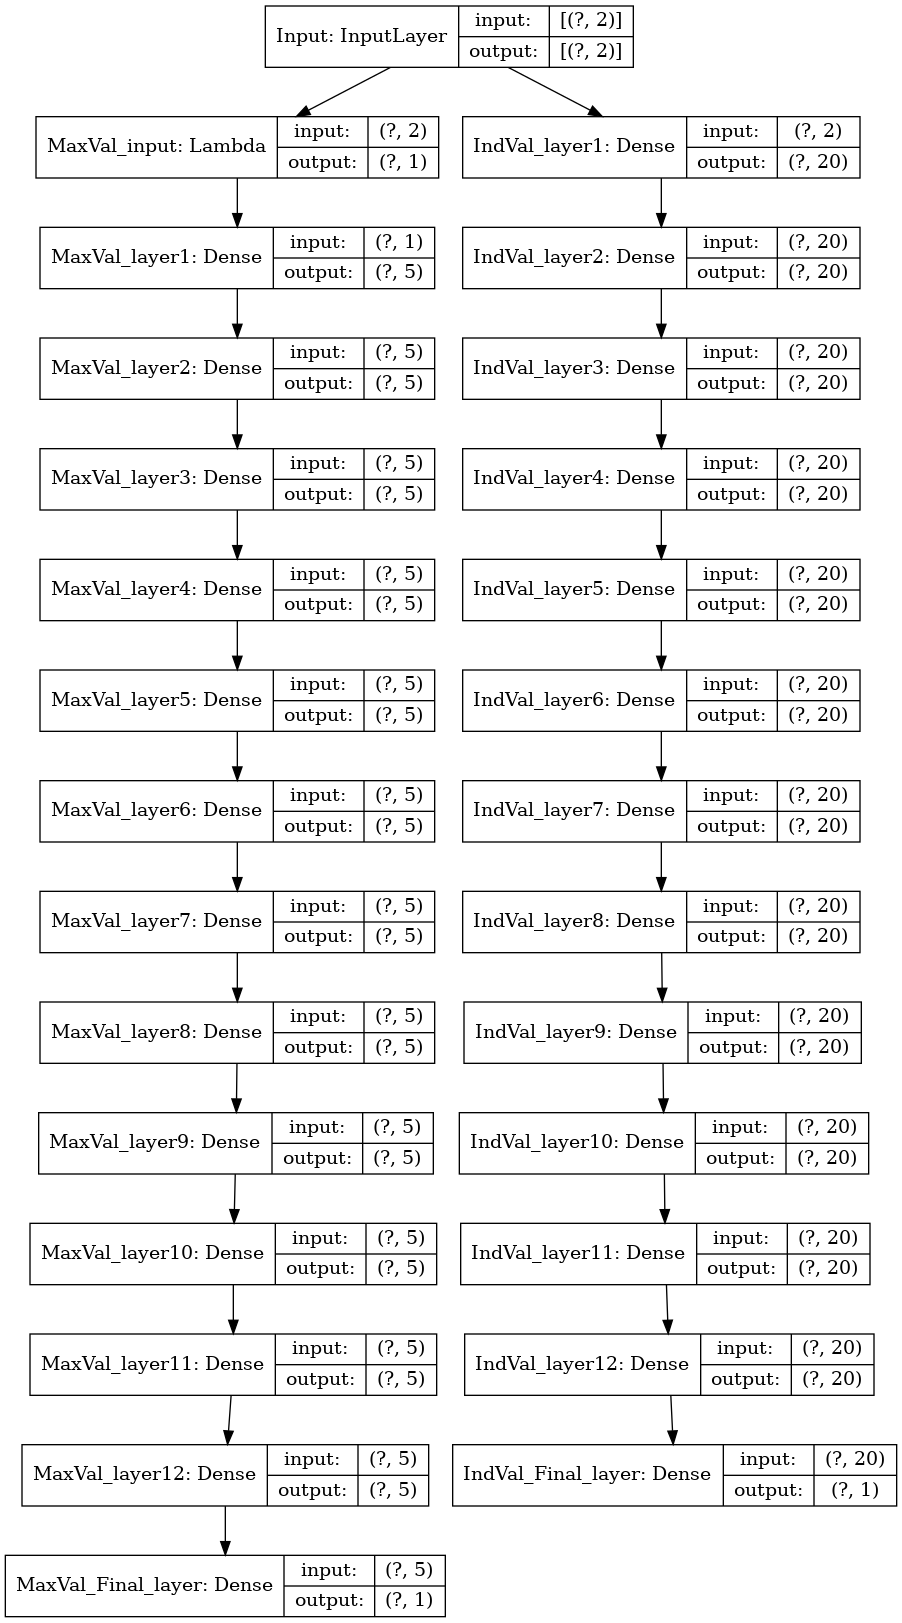

Write Python code to recreate this figure.
# Importing required libraries

import pandas as pd
import numpy as np
import tensorflow as tf
import tensorflow.keras as keras
import tensorflow.keras.backend as K
from tensorflow.keras import Input, Model
from tensorflow.keras.callbacks import Callback
from tensorflow.keras.models import Sequential, load_model
from tensorflow.keras.layers import Dense, Softmax, Multiply, Lambda, Dropout
from tensorflow.keras.callbacks import ModelCheckpoint, EarlyStopping
from sklearn.model_selection import train_test_split
from sklearn.preprocessing import StandardScaler
from sklearn.metrics import mean_squared_error
from math import sqrt
from matplotlib import pyplot as plt
import os
import sys

def make_dir(path): # Function to make adirectory to save files in
    cwd = os.getcwd()
    abs_path = cwd + path
    count = 1



    if not os.path.exists(abs_path):
        try: 
            os.makedirs(abs_path)
            print(abs_path)
        except OSError:return count*0
        else: return count
    else: return -1*count

def get_APE(pred,y_true): # Function to return an array with APE of eaaaah prediction 
    APE = np.zeros(y_true.shape[0])
    for i in range(y_true.shape[0]):
        APE[i] = abs((pred[i] - y_true[i]) / y_true[i])

    return APE

def get_max_APE(APE): # Function to return the maximum APE with index value
    max_APE = np.zeros(2)

    for i in range(40, 160):
        if APE[i] > max_APE[0]:
            max_APE[0] = APE[i]
            max_APE[1] = i
    return max_APE

# Declaring Variables
num_epochs = 2000000


# Filepaths for saving Model and PostProcessed data:
save_post_dir = 'PostProc//SNwithoutMult/OptiStudies/'
save_model_dir = 'SavedModels/SNwithoutMult/OptiStudies/'

# Reading data from .csv file
data_dat = pd.read_csv (r'data.csv')
pred_dat = pd.read_csv (r'test.csv')

# Extracting data into numpy arrays from pandas DataFrames

X = pd.DataFrame(data_dat, columns = ['LD'])
X = X.to_numpy()

X_pred = pd.DataFrame(pred_dat, columns = ['LD'])
X_pred = X_pred.to_numpy()
X_pred_ns = X_pred

y = pd.DataFrame(data_dat, columns = ['Ma'])
y = y.to_numpy()

y_pred = pd.DataFrame(pred_dat, columns = ['Ma'])
y_pred = y_pred.to_numpy()

X_n = pd.DataFrame(data_dat, columns = ['XL'])
X_n = X_n.to_numpy()

X_n_pred = pd.DataFrame(pred_dat, columns = ['XL'])
X_n_pred = X_n_pred.to_numpy()



def get_norm_y(y,c): # Returns normalised valeus of Mach Number and Maximum Mach Number per L/D ratio as two arrays
    num = int(y.shape[0] / c)
    max_val = np.zeros(c*num)
    y_norm = np.zeros([num*c])
    for i in range(num):
        max_val[i*c:(i+1)*c] = max(y[i*c:(i+1)*c])
        for j in range(c):
            y_norm[i*c + j] = y[i*c+j]/max_val[i*c+j]
    return y_norm, max_val
    
y_norm, max_y = get_norm_y(y, 201)
y_pred_norm, max_y_pred = get_norm_y(y_pred, 201)

def get_x(x,c): # Returns Input set for training the Max Mach Numbers
    x_n = np.zeros(x.shape[0])
    
    for i in range(x.shape[0]):
        x_n[i] = x[i]
    
    return x_n

X_max = get_x(X,201)
X_pred_max = get_x(X_pred, 201)

X= np.hstack((X_n,X))
X_pred = np.hstack((X_n_pred,X_pred))

# Create a concatenated output file.
y_comb = np.zeros([y_norm.shape[0],2])
y_comb[:,0]=y_norm
y_comb[:,1]=max_y

y_pred_comb = np.zeros([y_pred_norm.shape[0],2])
y_pred_comb[:,0]=y_pred_norm
y_pred_comb[:,1]=max_y_pred


# Using sklearn to split the data into train and test sets with shuffling ####
X_train, X_test, y_train_comb, y_test_comb = train_test_split(X, y_comb, test_size=0.2, random_state=42, shuffle=True)

#### Creating directory to save outputs ####
val_makedir = make_dir('/' + save_post_dir)
if val_makedir == 1:
    print('Directory has been created')
elif val_makedir == -1:
    print('Directory already exists')
else:
    print('Failed to create directory')
    sys.exit(0)

val_makedir = make_dir('/' + save_model_dir)
if val_makedir == 1:
    print('Directory has been created')
elif val_makedir == -1:
    print('Directory already exists')
else:
    print('Failed to create directory')
    sys.exit(0)


def load_optimizers(): # Function to load all optimizers
    Adadelta = tf.keras.optimizers.Adadelta(learning_rate=0.001,
                                            rho=0.95, epsilon=1e-07)
    RMSprop = tf.keras.optimizers.RMSprop(learning_rate=0.001, rho=0.9)
    Adagrad = tf.keras.optimizers.Adagrad(learning_rate=0.01)
    Adam = tf.keras.optimizers.Adam(learning_rate=0.001, beta_1=0.9, beta_2=0.999, amsgrad=False)
    SGD_NM = tf.keras.optimizers.SGD(learning_rate=0.01, momentum=0.5, nesterov=True)
    SGD = tf.keras.optimizers.SGD(learning_rate=0.01)
    Nadam = tf.keras.optimizers.Nadam(learning_rate=0.002, beta_1=0.9, beta_2=0.999)

    opti_list = [RMSprop, Adadelta, Adagrad, SGD_NM, SGD, Adam, Nadam]
    opti_name_list = ["RMSprop", "Adadelta", "Adagrad", "SGD_NM", "SGD", "Adam", "Nadam"]
    return opti_list, opti_name_list

opti_list, opti_name_list = load_optimizers()
max_MAPE=np.zeros([len(opti_list), int(2*X_pred.shape[0]/201)])
for i in range(len(opti_list)):
    opti = opti_list[i]
    opti_name = opti_name_list[i]

    # Define save directory for individual optimizers
    save_model_path = save_model_dir+'model_'+opti_name

    # Architecture for the Siamese Network
    MaxVal_archi = [5,5,5,5,5,5,5,5,5,5,5,5,1]
    IndVal_archi = [20,20,20,20,20,20,20,20,20,20,20,20,1]

    def get_LD(x): # Function to separate L/D Ratio for the Lambda Layer.
        x_new = x[:,1]
        return x_new[:,np.newaxis]

    # Define a function to build a SN
    def build_model(MaxVal_archi, IndVal_archi):

        Input_layer = Input(shape=[2,], name='Input')
        # Lambda layer to separately use it as only L/D ratio input for a fork in Network.
        MaxVal_input = Lambda(get_LD, name='MaxVal_input', output_shape=(1,))(Input_layer)
    	# Defining the MaxVal fork of SN    
        MaxVal_layer = []
        for i,node in enumerate(MaxVal_archi):
            if i==0: # First layer in MaxVal fork
                MaxVal_layer.append(Dense(node, name='MaxVal_layer%d' %(i+1), activation='relu')(MaxVal_input))
            elif i==len(MaxVal_archi)-1: # Last layer in MaxVal fork. *Activation must be linear*
                MaxVal_layer.append(Dense(node, name='MaxVal_Final_layer', activation='linear')(MaxVal_layer[i-1]))
            else: # For intermediate layers
                MaxVal_layer.append(Dense(node, name='MaxVal_layer%d' %(i+1), activation='relu')(MaxVal_layer[i-1]))
        # Defining the IndVal fork of Neural Network
        IndVal_layer = []
        for i, node in enumerate(IndVal_archi):
            if i==0: # First layer in MaxVal fork
                IndVal_layer.append(Dense(node, name='IndVal_layer%d' %(i+1), activation='relu')(Input_layer))
            elif i==len(IndVal_archi)-1: # Last layer in MaxVal fork. *Activation must be linear*
                IndVal_layer.append(Dense(node, name='IndVal_Final_layer', activation='linear')(IndVal_layer[i-1])) 
            else:# For intermediate layers
                IndVal_layer.append(Dense(node, name='IndVal_layer%d' %(i+1), activation='relu')(IndVal_layer[i-1]))
    	# Multiply both layers to get final output.            
        # Multiplication_layer = Multiply(name='Multiplication_layer')([IndVal_layer[len(IndVal_layer)-1], MaxVal_layer[len(MaxVal_layer)-1]])
        # Building the model with all connections
        model = Model(inputs= [Input_layer], outputs= [IndVal_layer[len(IndVal_layer)-1], MaxVal_layer[len(MaxVal_layer)-1]])
        return model
    # Calling the model
    model = build_model(MaxVal_archi,IndVal_archi)
    # A visual flowchart of the model.
    keras.utils.plot_model(model, "Architecture_SN.png", show_shapes=True)

    # Define early stopping callback
    early_stopping_callback = EarlyStopping(monitor='val_MaxVal_Final_layer_mape', 
                                            patience=500,
                                            min_delta= 1e-4,
                                            restore_best_weights=True,
                                            mode='auto',
                                            verbose=True)
    # Compile the model
    model.compile(loss='mse', optimizer='Adam', metrics=['mape'])
    # Train the model
    history = model.fit(X_train,
                        (y_train_comb[:,0], y_train_comb[:,1]),
                        batch_size = 32,
                        epochs=200000,
                        verbose=True,
                        validation_data=(X_test, (y_test_comb[:,0], y_test_comb[:,1])),
                        callbacks=[early_stopping_callback])
    # Save the best version of the model.
    model.save(save_model_dir+'model_'+opti_name)
    # write  model training metrics to a dataframe
    model_data = pd.DataFrame(history.history)
    model_data.head()
    # Subplot for Plotting training metrics
    nrows = 2
    ncols = 2 
    # Initialise the plot
    fig1 = plt.figure()
    fig, axes = plt.subplots(nrows, ncols)
    fig.set_size_inches(16,8)
    # Plot loss in [0,0]
    loss_plot=model_data.plot(y="IndVal_Final_layer_loss", color='blue', label="YNorm", ax=axes[0,0])
    loss_plot=model_data.plot(y="MaxVal_Final_layer_loss", color='green', label="YMax", ax=axes[0,0])
    loss_plot.set(xlabel="Epochs", ylabel="Loss")
    loss_plot.set_title("Loss vs Epochs")
    loss_plot.legend(loc="upper right")
    # Plot MAPE in [0,1]
    mape_plot=model_data.plot(y="IndVal_Final_layer_mape", color='blue', label="YNorm", ax=axes[0,1])
    mape_plot=model_data.plot(y="MaxVal_Final_layer_mape", color='green', label="YMax", ax=axes[0,1])
    mape_plot.set(xlabel="Epochs", ylabel="MAPE")
    mape_plot.set_title("MAPE vs Epochs")
    mape_plot.legend(loc="upper right")
    # Plot val_loss in [1,0]
    val_loss_plot=model_data.plot(y="val_IndVal_Final_layer_loss", color='blue', label="YNorm", ax=axes[1,0])
    val_loss_plot=model_data.plot(y="val_MaxVal_Final_layer_loss", color='green', label="YMax", ax=axes[1,0])
    val_loss_plot.set(xlabel="Epochs", ylabel="Loss")
    val_loss_plot.set_title("Loss vs Epochs")
    val_loss_plot.legend(loc="upper right")
    # Plot val_MAPE in [1,1]
    val_mape_plot=model_data.plot(y="val_IndVal_Final_layer_mape", color='blue', label="YNorm", ax=axes[1,1])
    val_mape_plot=model_data.plot(y="val_MaxVal_Final_layer_mape", color='green', label="YMax", ax=axes[1,1])
    val_mape_plot.set(xlabel="Epochs", ylabel="val_MAPE")
    val_mape_plot.set_title("Validation MAPE vs Epochs")
    val_mape_plot.legend(loc="upper right")
    # Subplot properties
    plt.suptitle("%s Optimizer " %(opti_name)) # Subplot title
    plt.subplots_adjust(wspace=0.25, hspace=0.8) # Spacing details
    plt.savefig(save_post_dir + '%s_stats.png' %(opti_name), dpi=500)
    # plt.show(fig1)
    plt.close(fig1)

    # predictions of trained model
    prediction=model.predict(X_pred)
    pred = prediction[0]*prediction[1]


    # Subplot of predictions
    nrows=int(X_pred.shape[0]/201)
    fig3 = plt.figure()
    fig, axes = plt.subplots(nrows)
    fig.set_size_inches(6,39)
    for j in range(nrows):
        axes[j].plot(X_n_pred[:201],
                      pred[j*201:(j+1)*201],
                      'r',
                      label='Prediction')
        axes[j].plot(X_n_pred[j*201:(j+1)*201],
                     y_pred[j*201:(j+1)*201],
                     'g', label='Actual')
        axes[j].set(xlabel="Normalised x-coordinate",
                    ylabel="Mach Number")
        axes[j].set_title('L/D Ratio = %.1f with %s Optimizer' %(X_pred_max[201*j], opti_name),
                          fontsize=11)
        axes[j].legend(loc="upper right")
        axes[j].set_xlim((0,1))
        axes[j].set_ylim((0,5))
        axes[j].set_aspect(0.2)

    fig = plt.gcf()
    plt.tight_layout(pad=0.25, h_pad=1.25, w_pad=0.25, rect=None)
    plt.savefig(save_post_dir + 'cumilative_ind_%s_predictions.png' %(opti_name), dpi=500)
    # plt.show(fig3)
    plt.close(fig3)

    # Get Max APE for each opti
    pred_APE = get_APE(pred, y_pred)
    for j in range(int(X_pred.shape[0]/201)):
        max_APE_temp = get_max_APE(pred_APE[j*201:(j+1)*201])
        max_MAPE[i,2*j] = max_APE_temp[0]*100
        max_MAPE[i,2*j+1] = max_APE_temp[1]


    

    del(model)

column_df = []
for i in range(int(2*pred.shape[0]/201)):
    if i%2==0:
        column_df.append(str(X_pred_max[int(i/2)*201])+' MAPE')
    else:
        column_df.append(str(X_pred_max[int(i/2-1)*201])+' index')
MAPE_df = pd.DataFrame(max_MAPE, 
                       index=opti_name_list, 
                       columns=column_df)

MAPE_df.to_csv(save_post_dir + 'Cumilative_max_MAPE.csv', index=True, header=True, sep=',')

